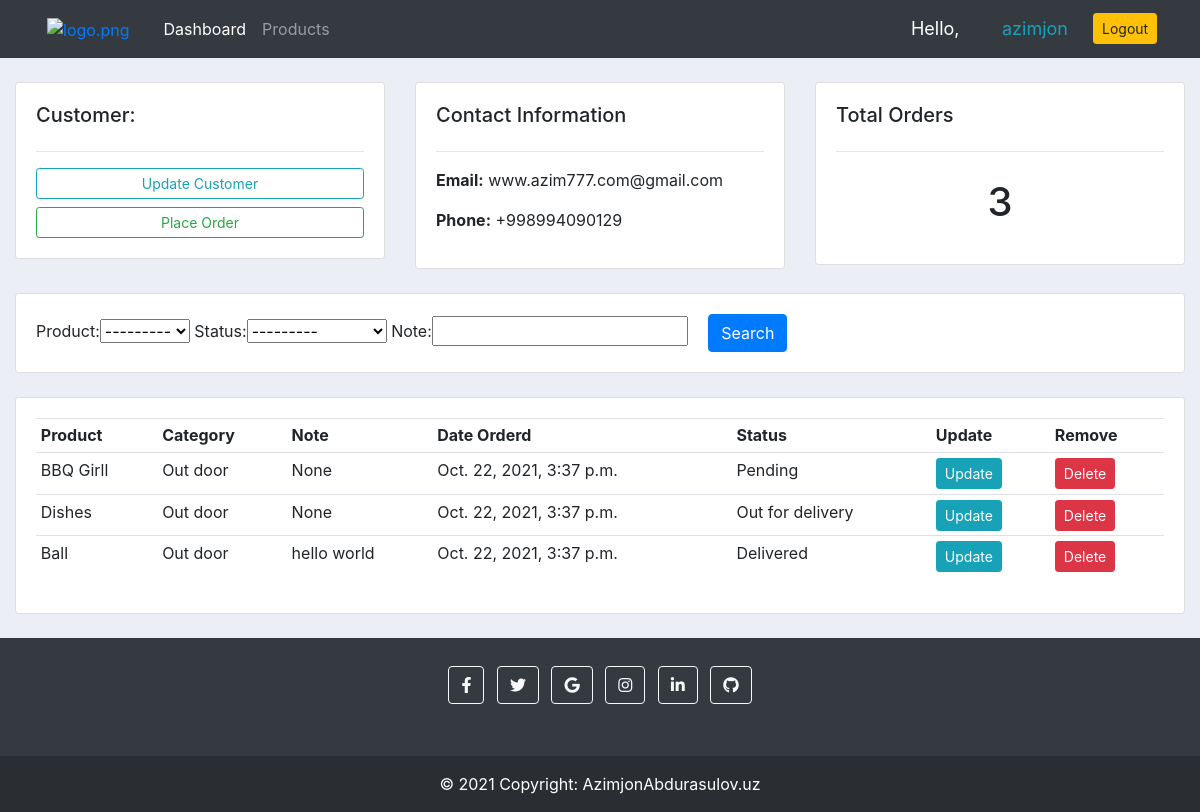
The app's page /customer/1/ (signed in) with its own data.
### accounts/models.py (models this page shows, shortened)
class Customer(models.Model):
    name = models.CharField(max_length=200, null=True)
    phone = models.CharField(max_length=200, null=True)
    email = models.CharField(max_length=200, null=True)
    date_created = models.DateTimeField(auto_now_add=True)

class Order(models.Model):
    STATUS = (
        ('Pending', 'Pending'),
        ('Out for delivery', 'Out for delivery'),
        ('Delivered', 'Delivered'),
    )
    customer = models.ForeignKey(
        Customer,  null=True, on_delete=models.SET_NULL)
    product = models.ForeignKey(Product,  null=True, on_delete=models.SET_NULL)
    date_created = models.DateTimeField(auto_now_add=True, null=True)
    status = models.CharField(max_length=200, null=True, choices=STATUS)
    note = models.CharField(max_length=200, null=True)

class Product(models.Model):
    CATEGORY = (
        ('Indoor', 'Indoor'),
        ('Out door', 'Out door'),
    )
    name = models.CharField(max_length=200, null=True)
    price = models.FloatField(null=True)
    category = models.CharField(max_length=200, null=True, choices=CATEGORY)
    description = models.CharField(max_length=200, null=True, blank=True)
    date_created = models.DateTimeField(auto_now_add=True, null=True)
    tags = models.ManyToManyField(Tag)
    def __str__(self):
        return self.name

### accounts/views.py (the view)
# urls.py: path('customer/<str:pk>/', views.customer, name='customer'),
@login_required(login_url='login')
def customer(request, pk):
    customer = Customer.objects.get(id=pk)
    orders = customer.order_set.all()
    order_count = orders.count()
    myFilter = OrderFilter(request.GET, queryset=orders)
    orders = myFilter.qs
    contaxt = {
        'customer': customer,
        'orders': orders,
        'order_count': order_count,
        'myFilter': myFilter
    }
    return render(request, 'accounts/customers.html', contaxt)

### accounts/templates/accounts/customers.html (shortened to what this page needs)
{% extends 'accounts/main.html' %}
{% block content %}
<br>
<div class="row">
    <div class="col-md">
        <div class="card card-body">
            <h5>Customer:</h5>
            <hr>
            <a href="" class="btn btn-outline-info btn-sm btn-block">Update Customer</a>
            <a href="{% url 'create_order' customer.id %}" class="btn btn-outline-success btn-sm btn-block">Place Order</a>
        </div>
    </div>
    <div class="col-md">
        <div class="card card-body">
            <h5>Contact Information</h5>
            <hr>
            <p><b>Email:</b> {{ customer.email }}</p>
            <p><b>Phone:</b> {{ customer.phone }}</p>
        </div>
    </div>
    <div class="col-md">
        <div class="card card-body">
            <h5>Total Orders</h5>
            <hr>
            <h1  style="text-align: center; padding: 10px;"> {{ order_count }} </h1>
        </div>
    </div>
</div>
<br>
<div class="row">
    <div class="col-md">
        <div class="card card-body">
            <form action="" method="GET">
                {{ myFilter.form }}
                <button class="btn btn-primary ml-3" type="submit">Search</button>
            </form>
        </div>
    </div>
</div>
<br>
<div class="row">
    <div class="col-md">
        <div class="card card-body">
            <table class="table table-sm">
                <tr>
                    <th>Product</th>
                    <th>Category</th>
                    <th>Note</th>
                    <th>Date Orderd</th>
                    <th>Status</th>
                    <th>Update</th>
                    <th>Remove</th>
                </tr>
                {% for order in orders %}
                <tr>
                    <td>{{ order.product }}</td>
                    <td>{{ order.product.category }}</td>
                    <td>{{ order.note }}</td>
                    <td>{{ order.date_created }}</td>
                    <td>{{ order.status }}</td>
                    <td><a class="btn btn-sm btn-info" href="{% url 'update_order' order.id %}">Update</a></td>
                    <td><a class="btn btn-sm btn-danger" href="{% url 'delete_order' order.id %}">Delete</a></td>
                </tr>
                {% endfor %}
            </table>
        </div>
    </div>
</div>
{% endblock %}

### accounts/templates/accounts/navbar.html (shortened to what this page needs)
{% load static %}
<nav class="navbar navbar-expand-lg navbar-dark bg-dark">
    <div class="container-fluid">
        <a class="nav-link" href="{% url 'home' %}"><img class="logo" src="{% static '/images/logo.png' %}" id="logo"
                alt="logo.png"></a>
        <div class="collapse navbar-collapse" id="navbarNav">
            <ul class="navbar-nav">
                <li class="nav-item active">
                    <a class="nav-link" href="{% url 'home' %}">Dashboard</a>
                </li>
                <li class="nav-item">
                    <a class="nav-link" href="{% url 'products' %}">Products</a>
                </li>
            </ul>
        </div>
    </div>
    <span class="hello-msg">Hello,</span>
    <span class="hello-msg"><a class="btn-outline-info" href="">{{ request.user }}</a></span>
    <span class="hello-msg"><a class="btn btn-sm btn-warning" href="{% url 'logout' %}">Logout</a></span>
</nav>

### static/css/main.css (style rules this page uses)
body { background-color: #ebeff5; }
#logo { width: 60px; margin-right: 10px; }

### accounts/templates/accounts/navbar.html (style rules this page uses)
.hello-msg { width: 100px; font-size: 18px; color: #fff; margin-right: 15px; }

### records on screen
Customer: email "www.azim777.com@gmail.com", phone "+998994090129"
Order: product "BBQ Girll", product.category "Out door", note "None", date_created "Oct. 22, 2021, 3:37 p.m.", status "Pending"
Order: product "Dishes", product.category "Out door", note "None", date_created "Oct. 22, 2021, 3:37 p.m.", status "Out for delivery"
Order: product "Ball", product.category "Out door", note "hello world", date_created "Oct. 22, 2021, 3:37 p.m.", status "Delivered"

### other values on screen
{{ request.user }} "azimjon"
{{ order_count }} "3"
